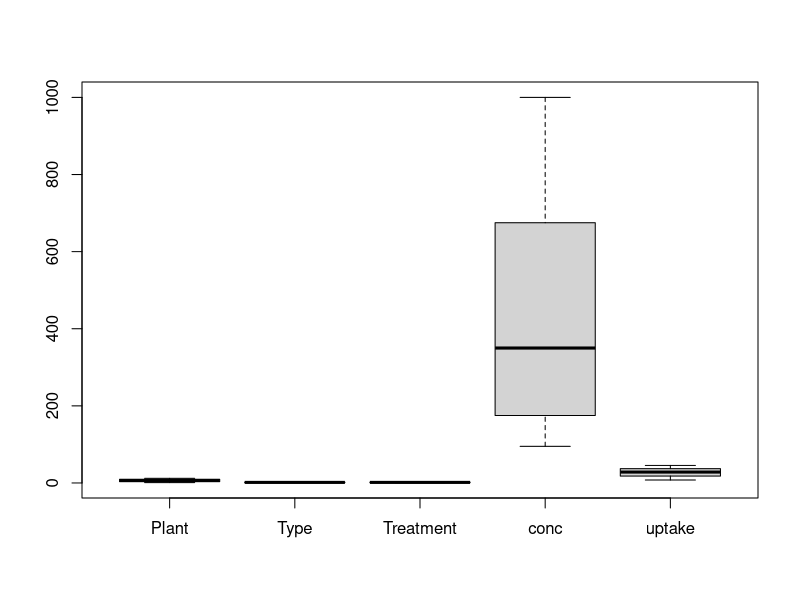
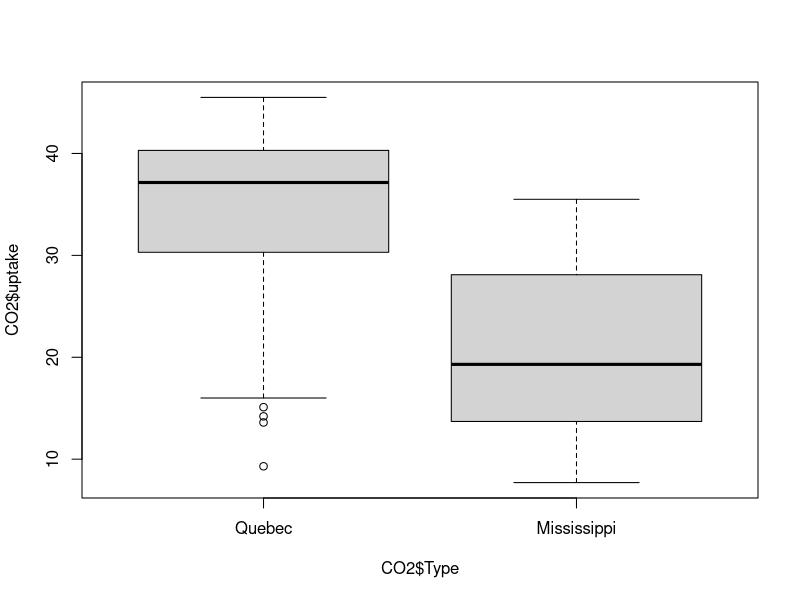

Generate these figures, in order, with R:
#Quiz 3

setwd("~/GitHub/STAT327/Quiz4")

#1
str(mtcars) #11 variables means 11 columns

#2
m <- mtcars
table(m$gear, m$cyl)

#3
test <- read.csv("fastovichQ4.csv")
mean(test$age[test$sex == "F"])

#4
mean(test$age[test$sex == "M" & test$eye.color == "brown"])

#5
sum(test$hair.color == "black" | test$hair.color == "blond" | test$hair.color == "brown")

#6
sum(test$eye.color == "hazel" & !test$hair.color == "gray")

#7
sorted <- test[order(test$weight, decreasing = TRUE),]
sorted[3,]

#8
test$neg.weight <- test$weight*(-1)
sorted <- test[order(test$eye.color, test$neg.weight, decreasing = TRUE), ]
sorted

#9
mean(CO2$uptake)

#10
mean(CO2$uptake[CO2$Type == "Quebec"])

#11
sd(CO2$uptake[CO2$Type == "Quebec"])

#12
mean(CO2$uptake[CO2$Type == "Mississippi"])

#13
sd(CO2$uptake[CO2$Type == "Mississippi"])

#14
boxplot(CO2)
boxplot(CO2$uptake ~ CO2$Type)
